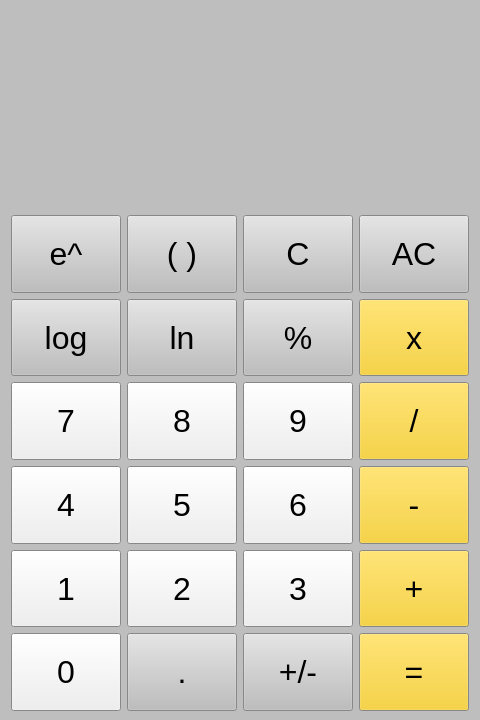
<?xml version="1.0" encoding="UTF-8"?>
<ui version="4.0">
 <class>MainWindow</class>
 <widget class="QMainWindow" name="MainWindow">
  <property name="geometry">
   <rect>
    <x>0</x>
    <y>0</y>
    <width>480</width>
    <height>720</height>
   </rect>
  </property>
  <property name="sizePolicy">
   <sizepolicy hsizetype="Fixed" vsizetype="Fixed">
    <horstretch>0</horstretch>
    <verstretch>0</verstretch>
   </sizepolicy>
  </property>
  <property name="minimumSize">
   <size>
    <width>480</width>
    <height>720</height>
   </size>
  </property>
  <property name="maximumSize">
   <size>
    <width>480</width>
    <height>720</height>
   </size>
  </property>
  <property name="palette">
   <palette>
    <active>
     <colorrole role="WindowText">
      <brush brushstyle="SolidPattern">
       <color alpha="255">
        <red>0</red>
        <green>0</green>
        <blue>0</blue>
       </color>
      </brush>
     </colorrole>
     <colorrole role="Light">
      <brush brushstyle="SolidPattern">
       <color alpha="255">
        <red>255</red>
        <green>255</green>
        <blue>255</blue>
       </color>
      </brush>
     </colorrole>
     <colorrole role="Base">
      <brush brushstyle="SolidPattern">
       <color alpha="255">
        <red>255</red>
        <green>255</green>
        <blue>255</blue>
       </color>
      </brush>
     </colorrole>
     <colorrole role="Window">
      <brush brushstyle="SolidPattern">
       <color alpha="255">
        <red>190</red>
        <green>190</green>
        <blue>190</blue>
       </color>
      </brush>
     </colorrole>
     <colorrole role="PlaceholderText">
      <brush brushstyle="SolidPattern">
       <color alpha="255">
        <red>255</red>
        <green>255</green>
        <blue>255</blue>
       </color>
      </brush>
     </colorrole>
    </active>
    <inactive>
     <colorrole role="WindowText">
      <brush brushstyle="SolidPattern">
       <color alpha="255">
        <red>0</red>
        <green>0</green>
        <blue>0</blue>
       </color>
      </brush>
     </colorrole>
     <colorrole role="Light">
      <brush brushstyle="SolidPattern">
       <color alpha="255">
        <red>255</red>
        <green>255</green>
        <blue>255</blue>
       </color>
      </brush>
     </colorrole>
     <colorrole role="Base">
      <brush brushstyle="SolidPattern">
       <color alpha="255">
        <red>255</red>
        <green>255</green>
        <blue>255</blue>
       </color>
      </brush>
     </colorrole>
     <colorrole role="Window">
      <brush brushstyle="SolidPattern">
       <color alpha="255">
        <red>190</red>
        <green>190</green>
        <blue>190</blue>
       </color>
      </brush>
     </colorrole>
     <colorrole role="PlaceholderText">
      <brush brushstyle="SolidPattern">
       <color alpha="255">
        <red>255</red>
        <green>255</green>
        <blue>255</blue>
       </color>
      </brush>
     </colorrole>
    </inactive>
    <disabled>
     <colorrole role="WindowText">
      <brush brushstyle="SolidPattern">
       <color alpha="255">
        <red>190</red>
        <green>190</green>
        <blue>190</blue>
       </color>
      </brush>
     </colorrole>
     <colorrole role="Light">
      <brush brushstyle="SolidPattern">
       <color alpha="255">
        <red>255</red>
        <green>255</green>
        <blue>255</blue>
       </color>
      </brush>
     </colorrole>
     <colorrole role="Base">
      <brush brushstyle="SolidPattern">
       <color alpha="255">
        <red>190</red>
        <green>190</green>
        <blue>190</blue>
       </color>
      </brush>
     </colorrole>
     <colorrole role="Window">
      <brush brushstyle="SolidPattern">
       <color alpha="255">
        <red>190</red>
        <green>190</green>
        <blue>190</blue>
       </color>
      </brush>
     </colorrole>
     <colorrole role="PlaceholderText">
      <brush brushstyle="SolidPattern">
       <color alpha="255">
        <red>255</red>
        <green>255</green>
        <blue>255</blue>
       </color>
      </brush>
     </colorrole>
    </disabled>
   </palette>
  </property>
  <property name="windowTitle">
   <string>Calculator</string>
  </property>
  <widget class="QWidget" name="centralwidget">
   <layout class="QGridLayout" name="gridLayout_2">
    <item row="0" column="0">
     <widget class="QLabel" name="display">
      <property name="maximumSize">
       <size>
        <width>16777215</width>
        <height>200</height>
       </size>
      </property>
      <property name="palette">
       <palette>
        <active>
         <colorrole role="Button">
          <brush brushstyle="SolidPattern">
           <color alpha="255">
            <red>236</red>
            <green>236</green>
            <blue>236</blue>
           </color>
          </brush>
         </colorrole>
        </active>
        <inactive>
         <colorrole role="Button">
          <brush brushstyle="SolidPattern">
           <color alpha="255">
            <red>236</red>
            <green>236</green>
            <blue>236</blue>
           </color>
          </brush>
         </colorrole>
        </inactive>
        <disabled>
         <colorrole role="Button">
          <brush brushstyle="SolidPattern">
           <color alpha="255">
            <red>236</red>
            <green>236</green>
            <blue>236</blue>
           </color>
          </brush>
         </colorrole>
        </disabled>
       </palette>
      </property>
      <property name="font">
       <font>
        <pointsize>60</pointsize>
        <weight>50</weight>
        <bold>false</bold>
       </font>
      </property>
      <property name="text">
       <string/>
      </property>
      <property name="alignment">
       <set>Qt::AlignRight|Qt::AlignTrailing|Qt::AlignVCenter</set>
      </property>
     </widget>
    </item>
    <item row="1" column="0">
     <layout class="QGridLayout" name="gridLayout">
      <item row="0" column="0">
       <widget class="QPushButton" name="button_e">
        <property name="minimumSize">
         <size>
          <width>110</width>
          <height>40</height>
         </size>
        </property>
        <property name="maximumSize">
         <size>
          <width>110</width>
          <height>110</height>
         </size>
        </property>
        <property name="palette">
         <palette>
          <active>
           <colorrole role="Button">
            <brush brushstyle="SolidPattern">
             <color alpha="255">
              <red>190</red>
              <green>190</green>
              <blue>190</blue>
             </color>
            </brush>
           </colorrole>
          </active>
          <inactive>
           <colorrole role="Button">
            <brush brushstyle="SolidPattern">
             <color alpha="255">
              <red>190</red>
              <green>190</green>
              <blue>190</blue>
             </color>
            </brush>
           </colorrole>
          </inactive>
          <disabled>
           <colorrole role="Button">
            <brush brushstyle="SolidPattern">
             <color alpha="255">
              <red>190</red>
              <green>190</green>
              <blue>190</blue>
             </color>
            </brush>
           </colorrole>
          </disabled>
         </palette>
        </property>
        <property name="font">
         <font>
          <pointsize>24</pointsize>
         </font>
        </property>
        <property name="text">
         <string>e^</string>
        </property>
       </widget>
      </item>
      <item row="0" column="1">
       <widget class="QPushButton" name="button_bracket">
        <property name="minimumSize">
         <size>
          <width>110</width>
          <height>40</height>
         </size>
        </property>
        <property name="maximumSize">
         <size>
          <width>110</width>
          <height>110</height>
         </size>
        </property>
        <property name="palette">
         <palette>
          <active>
           <colorrole role="Button">
            <brush brushstyle="SolidPattern">
             <color alpha="255">
              <red>190</red>
              <green>190</green>
              <blue>190</blue>
             </color>
            </brush>
           </colorrole>
          </active>
          <inactive>
           <colorrole role="Button">
            <brush brushstyle="SolidPattern">
             <color alpha="255">
              <red>190</red>
              <green>190</green>
              <blue>190</blue>
             </color>
            </brush>
           </colorrole>
          </inactive>
          <disabled>
           <colorrole role="Button">
            <brush brushstyle="SolidPattern">
             <color alpha="255">
              <red>190</red>
              <green>190</green>
              <blue>190</blue>
             </color>
            </brush>
           </colorrole>
          </disabled>
         </palette>
        </property>
        <property name="font">
         <font>
          <pointsize>24</pointsize>
         </font>
        </property>
        <property name="text">
         <string>( )</string>
        </property>
       </widget>
      </item>
      <item row="0" column="2">
       <widget class="QPushButton" name="button_backspace">
        <property name="minimumSize">
         <size>
          <width>110</width>
          <height>40</height>
         </size>
        </property>
        <property name="maximumSize">
         <size>
          <width>110</width>
          <height>110</height>
         </size>
        </property>
        <property name="palette">
         <palette>
          <active>
           <colorrole role="Button">
            <brush brushstyle="SolidPattern">
             <color alpha="255">
              <red>190</red>
              <green>190</green>
              <blue>190</blue>
             </color>
            </brush>
           </colorrole>
          </active>
          <inactive>
           <colorrole role="Button">
            <brush brushstyle="SolidPattern">
             <color alpha="255">
              <red>190</red>
              <green>190</green>
              <blue>190</blue>
             </color>
            </brush>
           </colorrole>
          </inactive>
          <disabled>
           <colorrole role="Button">
            <brush brushstyle="SolidPattern">
             <color alpha="255">
              <red>190</red>
              <green>190</green>
              <blue>190</blue>
             </color>
            </brush>
           </colorrole>
          </disabled>
         </palette>
        </property>
        <property name="font">
         <font>
          <pointsize>24</pointsize>
         </font>
        </property>
        <property name="text">
         <string>C</string>
        </property>
       </widget>
      </item>
      <item row="0" column="3">
       <widget class="QPushButton" name="button_clear">
        <property name="minimumSize">
         <size>
          <width>110</width>
          <height>40</height>
         </size>
        </property>
        <property name="maximumSize">
         <size>
          <width>110</width>
          <height>110</height>
         </size>
        </property>
        <property name="palette">
         <palette>
          <active>
           <colorrole role="Button">
            <brush brushstyle="SolidPattern">
             <color alpha="255">
              <red>190</red>
              <green>190</green>
              <blue>190</blue>
             </color>
            </brush>
           </colorrole>
          </active>
          <inactive>
           <colorrole role="Button">
            <brush brushstyle="SolidPattern">
             <color alpha="255">
              <red>190</red>
              <green>190</green>
              <blue>190</blue>
             </color>
            </brush>
           </colorrole>
          </inactive>
          <disabled>
           <colorrole role="Button">
            <brush brushstyle="SolidPattern">
             <color alpha="255">
              <red>190</red>
              <green>190</green>
              <blue>190</blue>
             </color>
            </brush>
           </colorrole>
          </disabled>
         </palette>
        </property>
        <property name="font">
         <font>
          <pointsize>24</pointsize>
         </font>
        </property>
        <property name="text">
         <string>AC</string>
        </property>
       </widget>
      </item>
      <item row="1" column="0">
       <widget class="QPushButton" name="button_log">
        <property name="minimumSize">
         <size>
          <width>110</width>
          <height>40</height>
         </size>
        </property>
        <property name="maximumSize">
         <size>
          <width>110</width>
          <height>110</height>
         </size>
        </property>
        <property name="palette">
         <palette>
          <active>
           <colorrole role="Button">
            <brush brushstyle="SolidPattern">
             <color alpha="255">
              <red>190</red>
              <green>190</green>
              <blue>190</blue>
             </color>
            </brush>
           </colorrole>
          </active>
          <inactive>
           <colorrole role="Button">
            <brush brushstyle="SolidPattern">
             <color alpha="255">
              <red>190</red>
              <green>190</green>
              <blue>190</blue>
             </color>
            </brush>
           </colorrole>
          </inactive>
          <disabled>
           <colorrole role="Button">
            <brush brushstyle="SolidPattern">
             <color alpha="255">
              <red>190</red>
              <green>190</green>
              <blue>190</blue>
             </color>
            </brush>
           </colorrole>
          </disabled>
         </palette>
        </property>
        <property name="font">
         <font>
          <pointsize>24</pointsize>
         </font>
        </property>
        <property name="text">
         <string>log</string>
        </property>
       </widget>
      </item>
      <item row="1" column="1">
       <widget class="QPushButton" name="button_ln">
        <property name="minimumSize">
         <size>
          <width>110</width>
          <height>40</height>
         </size>
        </property>
        <property name="maximumSize">
         <size>
          <width>110</width>
          <height>110</height>
         </size>
        </property>
        <property name="palette">
         <palette>
          <active>
           <colorrole role="Button">
            <brush brushstyle="SolidPattern">
             <color alpha="255">
              <red>190</red>
              <green>190</green>
              <blue>190</blue>
             </color>
            </brush>
           </colorrole>
          </active>
          <inactive>
           <colorrole role="Button">
            <brush brushstyle="SolidPattern">
             <color alpha="255">
              <red>190</red>
              <green>190</green>
              <blue>190</blue>
             </color>
            </brush>
           </colorrole>
          </inactive>
          <disabled>
           <colorrole role="Button">
            <brush brushstyle="SolidPattern">
             <color alpha="255">
              <red>190</red>
              <green>190</green>
              <blue>190</blue>
             </color>
            </brush>
           </colorrole>
          </disabled>
         </palette>
        </property>
        <property name="font">
         <font>
          <pointsize>24</pointsize>
         </font>
        </property>
        <property name="text">
         <string>ln</string>
        </property>
       </widget>
      </item>
      <item row="1" column="2">
       <widget class="QPushButton" name="button_mod">
        <property name="minimumSize">
         <size>
          <width>110</width>
          <height>40</height>
         </size>
        </property>
        <property name="maximumSize">
         <size>
          <width>110</width>
          <height>110</height>
         </size>
        </property>
        <property name="palette">
         <palette>
          <active>
           <colorrole role="Button">
            <brush brushstyle="SolidPattern">
             <color alpha="255">
              <red>190</red>
              <green>190</green>
              <blue>190</blue>
             </color>
            </brush>
           </colorrole>
          </active>
          <inactive>
           <colorrole role="Button">
            <brush brushstyle="SolidPattern">
             <color alpha="255">
              <red>190</red>
              <green>190</green>
              <blue>190</blue>
             </color>
            </brush>
           </colorrole>
          </inactive>
          <disabled>
           <colorrole role="Button">
            <brush brushstyle="SolidPattern">
             <color alpha="255">
              <red>190</red>
              <green>190</green>
              <blue>190</blue>
             </color>
            </brush>
           </colorrole>
          </disabled>
         </palette>
        </property>
        <property name="font">
         <font>
          <pointsize>24</pointsize>
         </font>
        </property>
        <property name="text">
         <string>%</string>
        </property>
       </widget>
      </item>
      <item row="1" column="3">
       <widget class="QPushButton" name="button_mul">
        <property name="minimumSize">
         <size>
          <width>110</width>
          <height>40</height>
         </size>
        </property>
        <property name="maximumSize">
         <size>
          <width>110</width>
          <height>110</height>
         </size>
        </property>
        <property name="palette">
         <palette>
          <active>
           <colorrole role="Button">
            <brush brushstyle="SolidPattern">
             <color alpha="255">
              <red>247</red>
              <green>202</green>
              <blue>18</blue>
             </color>
            </brush>
           </colorrole>
          </active>
          <inactive>
           <colorrole role="Button">
            <brush brushstyle="SolidPattern">
             <color alpha="255">
              <red>247</red>
              <green>202</green>
              <blue>18</blue>
             </color>
            </brush>
           </colorrole>
          </inactive>
          <disabled>
           <colorrole role="Button">
            <brush brushstyle="SolidPattern">
             <color alpha="255">
              <red>247</red>
              <green>202</green>
              <blue>18</blue>
             </color>
            </brush>
           </colorrole>
          </disabled>
         </palette>
        </property>
        <property name="font">
         <font>
          <pointsize>24</pointsize>
         </font>
        </property>
        <property name="text">
         <string>x</string>
        </property>
       </widget>
      </item>
      <item row="2" column="0">
       <widget class="QPushButton" name="button_7">
        <property name="minimumSize">
         <size>
          <width>110</width>
          <height>40</height>
         </size>
        </property>
        <property name="maximumSize">
         <size>
          <width>110</width>
          <height>110</height>
         </size>
        </property>
        <property name="font">
         <font>
          <pointsize>24</pointsize>
         </font>
        </property>
        <property name="text">
         <string>7</string>
        </property>
       </widget>
      </item>
      <item row="2" column="1">
       <widget class="QPushButton" name="button_8">
        <property name="minimumSize">
         <size>
          <width>110</width>
          <height>40</height>
         </size>
        </property>
        <property name="maximumSize">
         <size>
          <width>110</width>
          <height>110</height>
         </size>
        </property>
        <property name="font">
         <font>
          <pointsize>24</pointsize>
         </font>
        </property>
        <property name="text">
         <string>8</string>
        </property>
       </widget>
      </item>
      <item row="2" column="2">
       <widget class="QPushButton" name="button_9">
        <property name="minimumSize">
         <size>
          <width>110</width>
          <height>40</height>
         </size>
        </property>
        <property name="maximumSize">
         <size>
          <width>110</width>
          <height>110</height>
         </size>
        </property>
        <property name="font">
         <font>
          <pointsize>24</pointsize>
         </font>
        </property>
        <property name="text">
         <string>9</string>
        </property>
       </widget>
      </item>
      <item row="3" column="0">
       <widget class="QPushButton" name="button_4">
        <property name="minimumSize">
         <size>
          <width>110</width>
          <height>40</height>
         </size>
        </property>
        <property name="maximumSize">
         <size>
          <width>110</width>
          <height>110</height>
         </size>
        </property>
        <property name="font">
         <font>
          <pointsize>24</pointsize>
         </font>
        </property>
        <property name="text">
         <string>4</string>
        </property>
       </widget>
      </item>
      <item row="3" column="1">
       <widget class="QPushButton" name="button_5">
        <property name="minimumSize">
         <size>
          <width>110</width>
          <height>40</height>
         </size>
        </property>
        <property name="maximumSize">
         <size>
          <width>110</width>
          <height>110</height>
         </size>
        </property>
        <property name="font">
         <font>
          <pointsize>24</pointsize>
         </font>
        </property>
        <property name="text">
         <string>5</string>
        </property>
       </widget>
      </item>
      <item row="3" column="2">
       <widget class="QPushButton" name="button_6">
        <property name="minimumSize">
         <size>
          <width>110</width>
          <height>40</height>
         </size>
        </property>
        <property name="maximumSize">
         <size>
          <width>110</width>
          <height>110</height>
         </size>
        </property>
        <property name="font">
         <font>
          <pointsize>24</pointsize>
         </font>
        </property>
        <property name="text">
         <string>6</string>
        </property>
       </widget>
      </item>
      <item row="3" column="3">
       <widget class="QPushButton" name="button_sub">
        <property name="minimumSize">
         <size>
          <width>110</width>
          <height>40</height>
         </size>
        </property>
        <property name="maximumSize">
         <size>
          <width>110</width>
          <height>110</height>
         </size>
        </property>
        <property name="palette">
         <palette>
          <active>
           <colorrole role="Button">
            <brush brushstyle="SolidPattern">
             <color alpha="255">
              <red>247</red>
              <green>202</green>
              <blue>18</blue>
             </color>
            </brush>
           </colorrole>
          </active>
          <inactive>
           <colorrole role="Button">
            <brush brushstyle="SolidPattern">
             <color alpha="255">
              <red>247</red>
              <green>202</green>
              <blue>18</blue>
             </color>
            </brush>
           </colorrole>
          </inactive>
          <disabled>
           <colorrole role="Button">
            <brush brushstyle="SolidPattern">
             <color alpha="255">
              <red>247</red>
              <green>202</green>
              <blue>18</blue>
             </color>
            </brush>
           </colorrole>
          </disabled>
         </palette>
        </property>
        <property name="font">
         <font>
          <pointsize>24</pointsize>
         </font>
        </property>
        <property name="text">
         <string>-</string>
        </property>
       </widget>
      </item>
      <item row="4" column="0">
       <widget class="QPushButton" name="button_1">
        <property name="minimumSize">
         <size>
          <width>110</width>
          <height>40</height>
         </size>
        </property>
        <property name="maximumSize">
         <size>
          <width>110</width>
          <height>110</height>
         </size>
        </property>
        <property name="font">
         <font>
          <pointsize>24</pointsize>
         </font>
        </property>
        <property name="text">
         <string>1</string>
        </property>
       </widget>
      </item>
      <item row="4" column="1">
       <widget class="QPushButton" name="button_2">
        <property name="minimumSize">
         <size>
          <width>110</width>
          <height>40</height>
         </size>
        </property>
        <property name="maximumSize">
         <size>
          <width>110</width>
          <height>110</height>
         </size>
        </property>
        <property name="font">
         <font>
          <pointsize>24</pointsize>
         </font>
        </property>
        <property name="text">
         <string>2</string>
        </property>
       </widget>
      </item>
      <item row="4" column="2">
       <widget class="QPushButton" name="button_3">
        <property name="minimumSize">
         <size>
          <width>110</width>
          <height>40</height>
         </size>
        </property>
        <property name="maximumSize">
         <size>
          <width>110</width>
          <height>110</height>
         </size>
        </property>
        <property name="font">
         <font>
          <pointsize>24</pointsize>
         </font>
        </property>
        <property name="text">
         <string>3</string>
        </property>
       </widget>
      </item>
      <item row="4" column="3">
       <widget class="QPushButton" name="button_add">
        <property name="minimumSize">
         <size>
          <width>110</width>
          <height>40</height>
         </size>
        </property>
        <property name="maximumSize">
         <size>
          <width>110</width>
          <height>110</height>
         </size>
        </property>
        <property name="palette">
         <palette>
          <active>
           <colorrole role="Button">
            <brush brushstyle="SolidPattern">
             <color alpha="255">
              <red>247</red>
              <green>202</green>
              <blue>18</blue>
             </color>
            </brush>
           </colorrole>
          </active>
          <inactive>
           <colorrole role="Button">
            <brush brushstyle="SolidPattern">
             <color alpha="255">
              <red>247</red>
              <green>202</green>
              <blue>18</blue>
             </color>
            </brush>
           </colorrole>
          </inactive>
          <disabled>
           <colorrole role="Button">
            <brush brushstyle="SolidPattern">
             <color alpha="255">
              <red>247</red>
              <green>202</green>
              <blue>18</blue>
             </color>
            </brush>
           </colorrole>
          </disabled>
         </palette>
        </property>
        <property name="font">
         <font>
          <pointsize>24</pointsize>
         </font>
        </property>
        <property name="text">
         <string>+</string>
        </property>
       </widget>
      </item>
      <item row="5" column="0">
       <widget class="QPushButton" name="button_0">
        <property name="minimumSize">
         <size>
          <width>110</width>
          <height>40</height>
         </size>
        </property>
        <property name="maximumSize">
         <size>
          <width>110</width>
          <height>110</height>
         </size>
        </property>
        <property name="font">
         <font>
          <pointsize>24</pointsize>
         </font>
        </property>
        <property name="text">
         <string>0</string>
        </property>
       </widget>
      </item>
      <item row="5" column="1">
       <widget class="QPushButton" name="button_decimal">
        <property name="minimumSize">
         <size>
          <width>110</width>
          <height>40</height>
         </size>
        </property>
        <property name="maximumSize">
         <size>
          <width>110</width>
          <height>110</height>
         </size>
        </property>
        <property name="palette">
         <palette>
          <active>
           <colorrole role="Button">
            <brush brushstyle="SolidPattern">
             <color alpha="255">
              <red>190</red>
              <green>190</green>
              <blue>190</blue>
             </color>
            </brush>
           </colorrole>
          </active>
          <inactive>
           <colorrole role="Button">
            <brush brushstyle="SolidPattern">
             <color alpha="255">
              <red>190</red>
              <green>190</green>
              <blue>190</blue>
             </color>
            </brush>
           </colorrole>
          </inactive>
          <disabled>
           <colorrole role="Button">
            <brush brushstyle="SolidPattern">
             <color alpha="255">
              <red>190</red>
              <green>190</green>
              <blue>190</blue>
             </color>
            </brush>
           </colorrole>
          </disabled>
         </palette>
        </property>
        <property name="font">
         <font>
          <pointsize>24</pointsize>
         </font>
        </property>
        <property name="text">
         <string>.</string>
        </property>
       </widget>
      </item>
      <item row="5" column="2">
       <widget class="QPushButton" name="button_sign">
        <property name="minimumSize">
         <size>
          <width>110</width>
          <height>40</height>
         </size>
        </property>
        <property name="maximumSize">
         <size>
          <width>110</width>
          <height>110</height>
         </size>
        </property>
        <property name="palette">
         <palette>
          <active>
           <colorrole role="Button">
            <brush brushstyle="SolidPattern">
             <color alpha="255">
              <red>190</red>
              <green>190</green>
              <blue>190</blue>
             </color>
            </brush>
           </colorrole>
          </active>
          <inactive>
           <colorrole role="Button">
            <brush brushstyle="SolidPattern">
             <color alpha="255">
              <red>190</red>
              <green>190</green>
              <blue>190</blue>
             </color>
            </brush>
           </colorrole>
          </inactive>
          <disabled>
           <colorrole role="Button">
            <brush brushstyle="SolidPattern">
             <color alpha="255">
              <red>190</red>
              <green>190</green>
              <blue>190</blue>
             </color>
            </brush>
           </colorrole>
          </disabled>
         </palette>
        </property>
        <property name="font">
         <font>
          <pointsize>24</pointsize>
         </font>
        </property>
        <property name="text">
         <string>+/-</string>
        </property>
       </widget>
      </item>
      <item row="5" column="3">
       <widget class="QPushButton" name="button_equals">
        <property name="minimumSize">
         <size>
          <width>110</width>
          <height>40</height>
         </size>
        </property>
        <property name="maximumSize">
         <size>
          <width>110</width>
          <height>110</height>
         </size>
        </property>
        <property name="palette">
         <palette>
          <active>
           <colorrole role="Button">
            <brush brushstyle="SolidPattern">
             <color alpha="255">
              <red>247</red>
              <green>202</green>
              <blue>18</blue>
             </color>
            </brush>
           </colorrole>
          </active>
          <inactive>
           <colorrole role="Button">
            <brush brushstyle="SolidPattern">
             <color alpha="255">
              <red>247</red>
              <green>202</green>
              <blue>18</blue>
             </color>
            </brush>
           </colorrole>
          </inactive>
          <disabled>
           <colorrole role="Button">
            <brush brushstyle="SolidPattern">
             <color alpha="255">
              <red>247</red>
              <green>202</green>
              <blue>18</blue>
             </color>
            </brush>
           </colorrole>
          </disabled>
         </palette>
        </property>
        <property name="font">
         <font>
          <pointsize>24</pointsize>
         </font>
        </property>
        <property name="text">
         <string>=</string>
        </property>
       </widget>
      </item>
      <item row="2" column="3">
       <widget class="QPushButton" name="button_div">
        <property name="minimumSize">
         <size>
          <width>110</width>
          <height>40</height>
         </size>
        </property>
        <property name="maximumSize">
         <size>
          <width>110</width>
          <height>110</height>
         </size>
        </property>
        <property name="palette">
         <palette>
          <active>
           <colorrole role="Button">
            <brush brushstyle="SolidPattern">
             <color alpha="255">
              <red>247</red>
              <green>202</green>
              <blue>18</blue>
             </color>
            </brush>
           </colorrole>
          </active>
          <inactive>
           <colorrole role="Button">
            <brush brushstyle="SolidPattern">
             <color alpha="255">
              <red>247</red>
              <green>202</green>
              <blue>18</blue>
             </color>
            </brush>
           </colorrole>
          </inactive>
          <disabled>
           <colorrole role="Button">
            <brush brushstyle="SolidPattern">
             <color alpha="255">
              <red>247</red>
              <green>202</green>
              <blue>18</blue>
             </color>
            </brush>
           </colorrole>
          </disabled>
         </palette>
        </property>
        <property name="font">
         <font>
          <pointsize>24</pointsize>
         </font>
        </property>
        <property name="text">
         <string>/</string>
        </property>
       </widget>
      </item>
     </layout>
    </item>
   </layout>
  </widget>
 </widget>
 <resources/>
 <connections/>
</ui>
